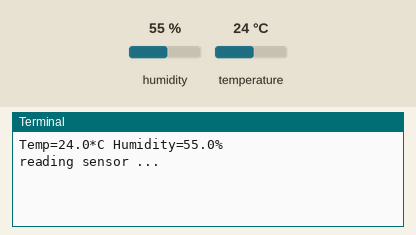
Recording of a program running on a simulated Raspberry Pi (BCM pin numbers). On the bench: the last lines printed to the terminal. The test bench sets the inputs (shaded band); at power-on: humidity 55 %, temperature 24 °C. Random numbers come from a fixed seed; web requests get an empty 200 reply after 0.4 s.

Above: at 1.2 s.
1.3 s: humidity set to 22 %
At 6.4 s:
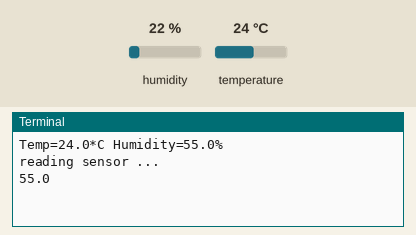
8.1 s: temperature set to 12 °C
At 13.6 s:
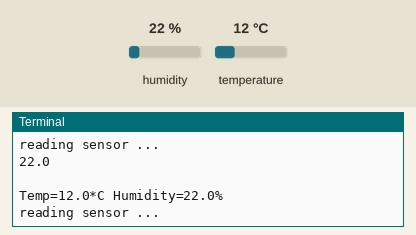
14.9 s: humidity set to 40 %
At 19.0 s:
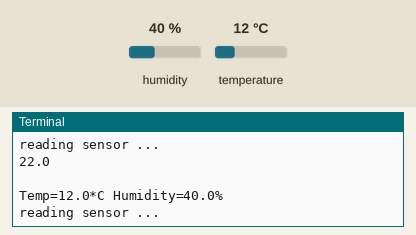
Timing chart, 0 to 20.5 s (numbered marks = the images above; inputs shaded):
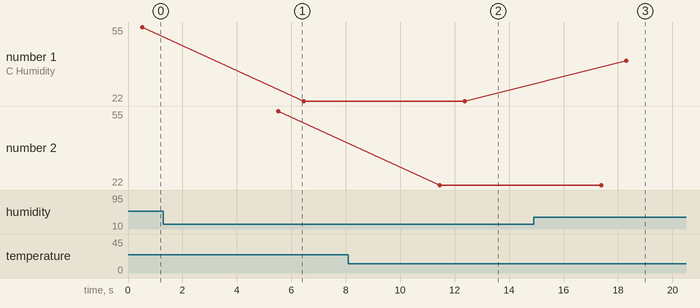

Measured:
- after the input at 8.1 s, the terminal: prints a new line after 4.3 s (image 2)
- after the input at 14.9 s, the terminal: prints a new line after 3.4 s (image 3)
- plotted number 1: 55 → 22 after the input at 1.3 s, 22 → 40 after the input at 14.9 s
- plotted number 2: 22 → 40 after the input at 14.9 s

The program:

templog.py
```python
import os
from threading import Thread
import Adafruit_DHT
import requests
import random
import time

#add sensor reading code here
def readSensor(sval):
	print("reading sensor ...")
	time.sleep(5)
	print(sval)
	#myurl = "http://localhost/RPi/sensors/add_data.php?snum=1&sval="+str(sval)
	#urllib3.urlopen(myurl).read()
	sval = str(sval)
	sval = sval.rstrip('%')
	r = requests.post('http://localhost/RPi/sensors/add_temp.php', data={'snum':1, 'sval':sval})
	print(r.text)

# function to send data read from sensor to WebAPI
def sendDataToServer(pmode):
	if pmode == 1:
		sensor = Adafruit_DHT.DHT11
		gpio=27
		while True:
			if pmode == 1:
				humidity, temperature = Adafruit_DHT.read_retry(sensor, gpio)
				if humidity is not None and temperature is not None:
					print ('Temp={0:0.1f}*C Humidity={1:0.1f}%'.format(temperature, humidity))
				else:
					print ('Failed to get reading, try again!')
			if temperature:
				readSensor(humidity)
			else:
				readSensor(random.randint(1, 10))

#main part of program
pmode=1
sendDataToServer(pmode)
```
